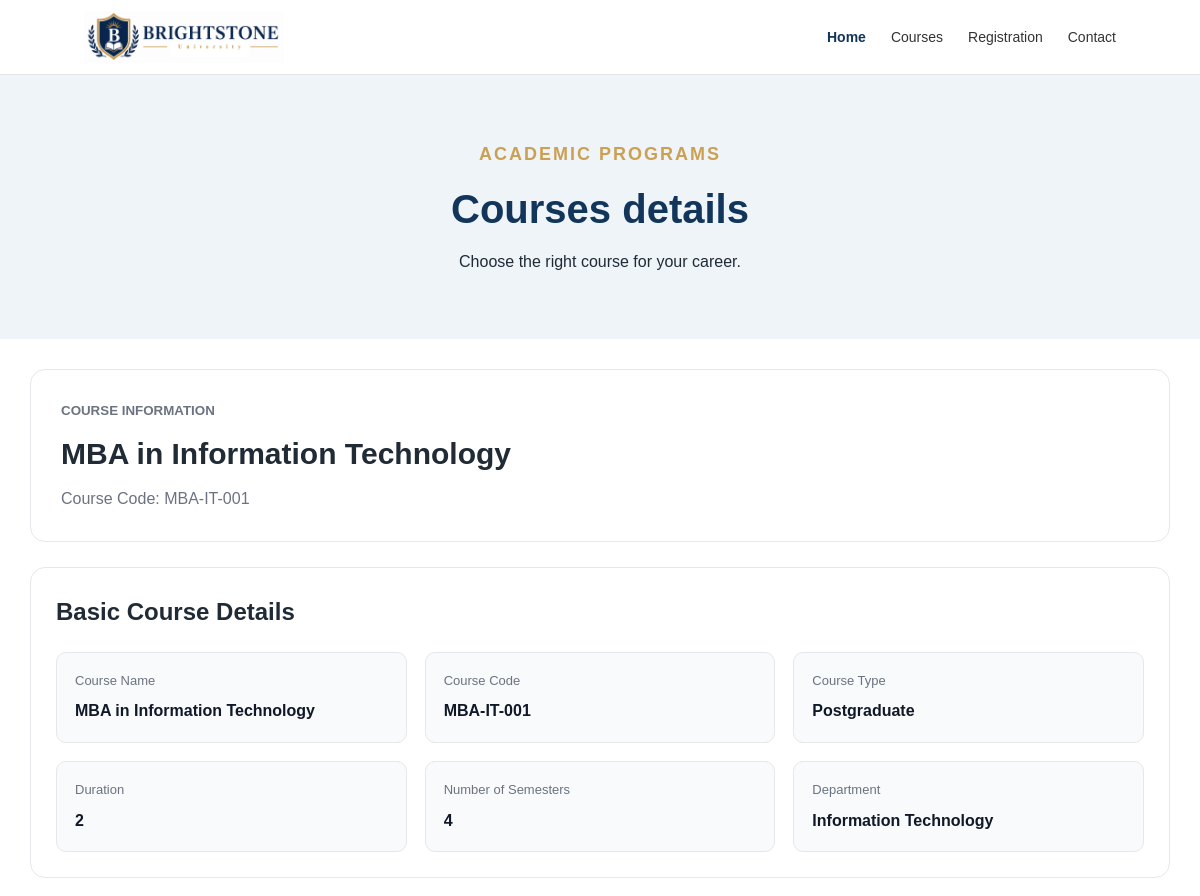
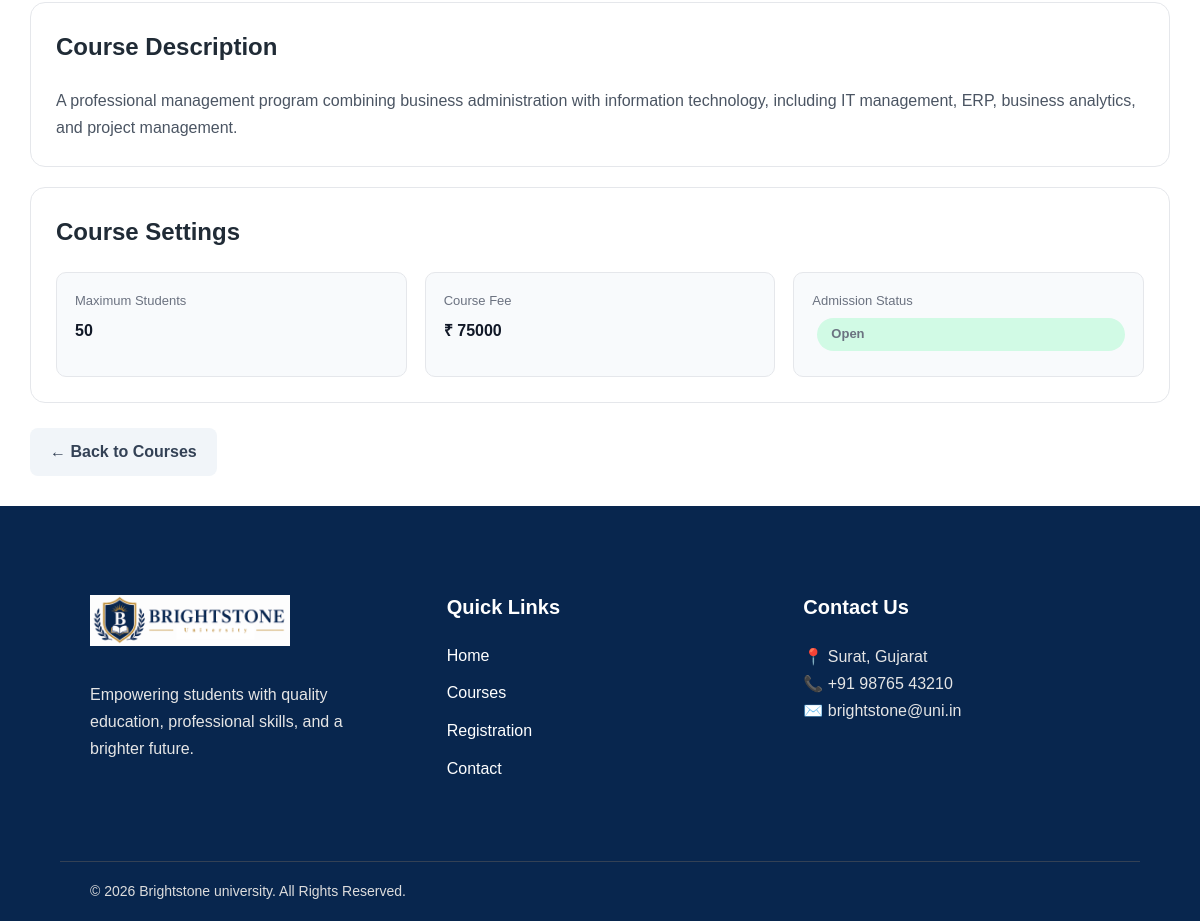
The app's page /view-course.php?c_id=12 with its own data (2 pictures, top to bottom).
### tables this page shows
CREATE TABLE `course` (
  `c_id` int(11) NOT NULL,
  `c_name` varchar(100) DEFAULT NULL,
  `c_code` varchar(10) DEFAULT NULL,
  `c_type` varchar(30) DEFAULT NULL,
  `duration` varchar(30) DEFAULT NULL,
  `semester` int(11) DEFAULT NULL,
  `description` text DEFAULT NULL,
  `max_student` int(11) DEFAULT NULL,
  `department` varchar(30) DEFAULT NULL,
  `fee` int(11) DEFAULT NULL,
  `status` varchar(30) DEFAULT NULL
);

### view-course.php (the view, shortened to what this page needs)
<?php
include("admin/database.php");
include("header.php");
if(isset($_GET['c_id']))
{
    $id = $_GET['c_id'];
    $query = "SELECT * FROM course WHERE c_id = $id";
    $res = mysqli_query($con, $query);
    $row = mysqli_fetch_assoc($res);
}
else
{
    echo "Course ID not found";
    exit;
}
?>
<!DOCTYPE html>
<html lang="en">
<head>
    <link rel="stylesheet" href="style.css">
</head>
<body class="admin-body">
<main class="main-content">
<section class="page-header">
    <p class="small-title">
        ACADEMIC PROGRAMS
    </p>
    <h1>
        Courses details
    </h1>
    <p>
        Choose the right course for your career.
    </p>
</section>
    <section class="course-details-container">
        <div class="course-header">
            <small>COURSE INFORMATION</small>
            <h1>
                <?php echo $row['c_name']; ?>
            </h1>
            <div class="course-code">
                Course Code: <?php echo $row['c_code']; ?>
            </div>
        </div>
        <div class="course-section">
            <h2>Basic Course Details</h2>
            <div class="course-grid">
                <div class="info-box">
                    <span>Course Name</span>
                    <strong>
                        <?php echo $row['c_name']; ?>
                    </strong>
                </div>
                <div class="info-box">
                    <span>Course Code</span>
                    <strong>
                        <?php echo $row['c_code']; ?>
                    </strong>
                </div>
                <div class="info-box">
                    <span>Course Type</span>
                    <strong>
                        <?php echo $row['c_type']; ?>
                    </strong>
                </div>
                <div class="info-box">
                    <span>Duration</span>
                    <strong>
                        <?php echo $row['duration']; ?>
                    </strong>
                </div>
                <div class="info-box">
                    <span>Number of Semesters</span>
                    <strong>
                        <?php echo $row['semester']; ?>
                    </strong>
                </div>
                <div class="info-box">
                    <span>Department</span>
                    <strong>
                        <?php echo $row['department']; ?>
                    </strong>
                </div>
            </div>
        </div>
        <div class="course-section">
            <h2>Course Description</h2>
            <p class="description">
                <?php echo $row['description']; ?>
            </p>
        </div>
        <div class="course-section">
            <h2>Course Settings</h2>
            <div class="course-grid">
                <div class="info-box">
                    <span>Maximum Students</span>
                    <strong>
                        <?php echo $row['max_student']; ?>
                    </strong>
                </div>
                <div class="info-box">
                    <span>Course Fee</span>
                    <strong>
                        ₹ <?php echo $row['fee']; ?>
                    </strong>
                </div>
                <div class="info-box">
                    <span>Admission Status</span>
                    <?php
                    $status = $row['status'];
                    if($status == "Open")
                    {
                        echo "<span class='status green'>Open</span>";
                    }
                    elseif($status == "Closed")
                    {
                        echo "<span class='status red'>Closed</span>";
                    }
                    else
                    {
                        echo "<span class='status yellow'>Coming Soon</span>";
                    }
                    ?>
                </div>
            </div>
        </div>
        <div class="course-actions">
            <a href="courses.php" class="back-btn">
                ← Back to Courses
            </a>
        </div>
    </section>
<?php
include("footer.php");
?>
</main>
</body>
</html>

### style.css (style rules this page uses)
* { margin: 0; padding: 0; box-sizing: border-box; }
body { font-family: Arial, sans-serif; color: #202b36; background: #ffffff; line-height: 1.6; }
.small-title { color: #cca053 ; font-size: 13px; font-weight: bold; letter-spacing: 2px; }
.page-header { background: #eef4f8; text-align: center; padding: 65px 20px; }
.page-header h1 { color: #12355b; font-size: 40px; margin: 8px 0; }
.course-grid { max-width: 1100px; margin: auto; display: flex; gap: 25px; }
.course-grid { display: grid; grid-template-columns: repeat(3, 1fr); gap: 25px; width: 100%; }
.status { display: inline-block; padding: 5px 12px; border-radius: 20px; font-size: 13px; font-weight: bold; margin-left: 5px; }
.green { background: #dcfce7; color: #15803d; }
.small-title { color: #cca053; font-size: 18px; font-weight: bold; letter-spacing: 2px; }

### view-course.php (style rules this page uses)
.course-details-container { padding: 30px; }
.course-header { background: white; padding: 30px; border-radius: 15px; margin-bottom: 25px; border: 1px solid #e5e7eb; }
.course-header small { color: #6b7280; font-weight: 600; }
.course-header h1 { margin: 8px 0; font-size: 30px; }
.course-code { color: #6b7280; }
.course-section { background: white; padding: 25px; border-radius: 15px; margin-bottom: 20px; border: 1px solid #e5e7eb; }
.course-section h2 { margin-bottom: 20px; }
.course-grid { display: grid; grid-template-columns: repeat(3, 1fr); gap: 18px; }
.info-box { background: #f8fafc; padding: 18px; border-radius: 10px; border: 1px solid #e5e7eb; }
.info-box span { display: block; font-size: 13px; color: #6b7280; margin-bottom: 7px; }
.info-box strong { font-size: 16px; color: #111827; }
.description { line-height: 1.7; color: #4b5563; }
.status { display: inline-block; padding: 6px 14px; border-radius: 20px; font-size: 13px; font-weight: 600; }
.green { background: #d1fae5; color: #047857; }
.course-actions { margin-top: 25px; display: flex; gap: 12px; }
.back-btn, .edit-course-btn { padding: 11px 20px; border-radius: 8px; text-decoration: none; font-weight: 600; }
.back-btn { background: #f1f5f9; color: #334155; }

### records on screen
course: c_name "MBA in Information Technology", c_code "MBA-IT-001", c_type "Postgraduate", duration "2", semester "4", department "Information Technology", description "A professional management program combining business administration with information technology, including IT management, ERP, business analytics, and project management.", max_student "50", fee "75000"
